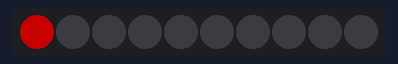
A sketch run on a simulated Arduino Uno, built with avr-gcc and run on an emulated ATmega328P. On the bench: 10 RGB LEDs in strip order, left to right. Dim RGB values are drawn brighter than linear.

Above: at 0.1 s.
At 0.6 s:
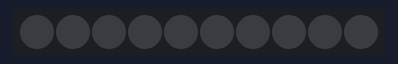

Measured:
- what the display in image 1 shows lasts 0.5 s, from 0.5 s to 1.0 s

The sketch:

single_led_strip.ino
```cpp
// Simple blink code for a single led strip

// library for led strip
#include <Adafruit_NeoPixel.h>

// Which pin on the Arduino is connected to the NeoPixels?
#define PIN 6

// How many NeoPixels are attached to the Arduino?
#define NUMPIXELS 10

// Object for defining led strip
// it takes number of pixels, led strip pin and the type of led strip as parameters
Adafruit_NeoPixel pixels = Adafruit_NeoPixel(NUMPIXELS, PIN, NEO_GRBW + NEO_KHZ800);

void setup() {
  pixels.begin(); // This initializes the NeoPixel library.

  pixels.clear(); // Set all leds in the strip to off
}

void loop() {
  // set the first led on the strip to red
  // function takes:
  //     led number (from 0 to NUMPIXELS - 1),
  //     RGB values (from 0,0,0 to 255,255,255),
  //     white led intensity (from 0 to 255)
  pixels.setPixelColor(0, pixels.Color(100, 0, 0, 0));

  // send the color values to the led strip
  pixels.show();

  // wait for 500 miliseconds
  delay(500);

  // set the first led color to black
  pixels.setPixelColor(0, pixels.Color(0, 0, 0, 0));

  // send the color values to the led strip
  pixels.show();

  // wait for 500 miliseconds
  delay(500);
}
```
